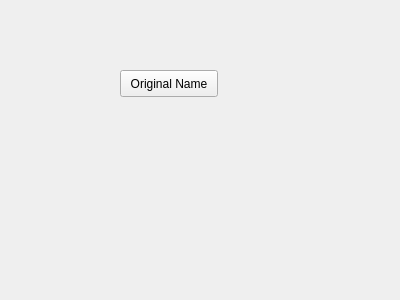
<?xml version="1.0" encoding="UTF-8"?>
<ui version="4.0">
 <class>rqt_cobot</class>
 <widget class="QWidget" name="rqt_cobot">
  <property name="geometry">
   <rect>
    <x>0</x>
    <y>0</y>
    <width>400</width>
    <height>300</height>
   </rect>
  </property>
  <property name="windowTitle">
   <string>rqt_cobot</string>
  </property>
  <widget class="QPushButton" name="Test">
   <property name="geometry">
    <rect>
     <x>120</x>
     <y>70</y>
     <width>98</width>
     <height>27</height>
    </rect>
   </property>
   <property name="text">
    <string>Original Name</string>
   </property>
  </widget>
 </widget>
 <resources/>
 <connections/>
</ui>
